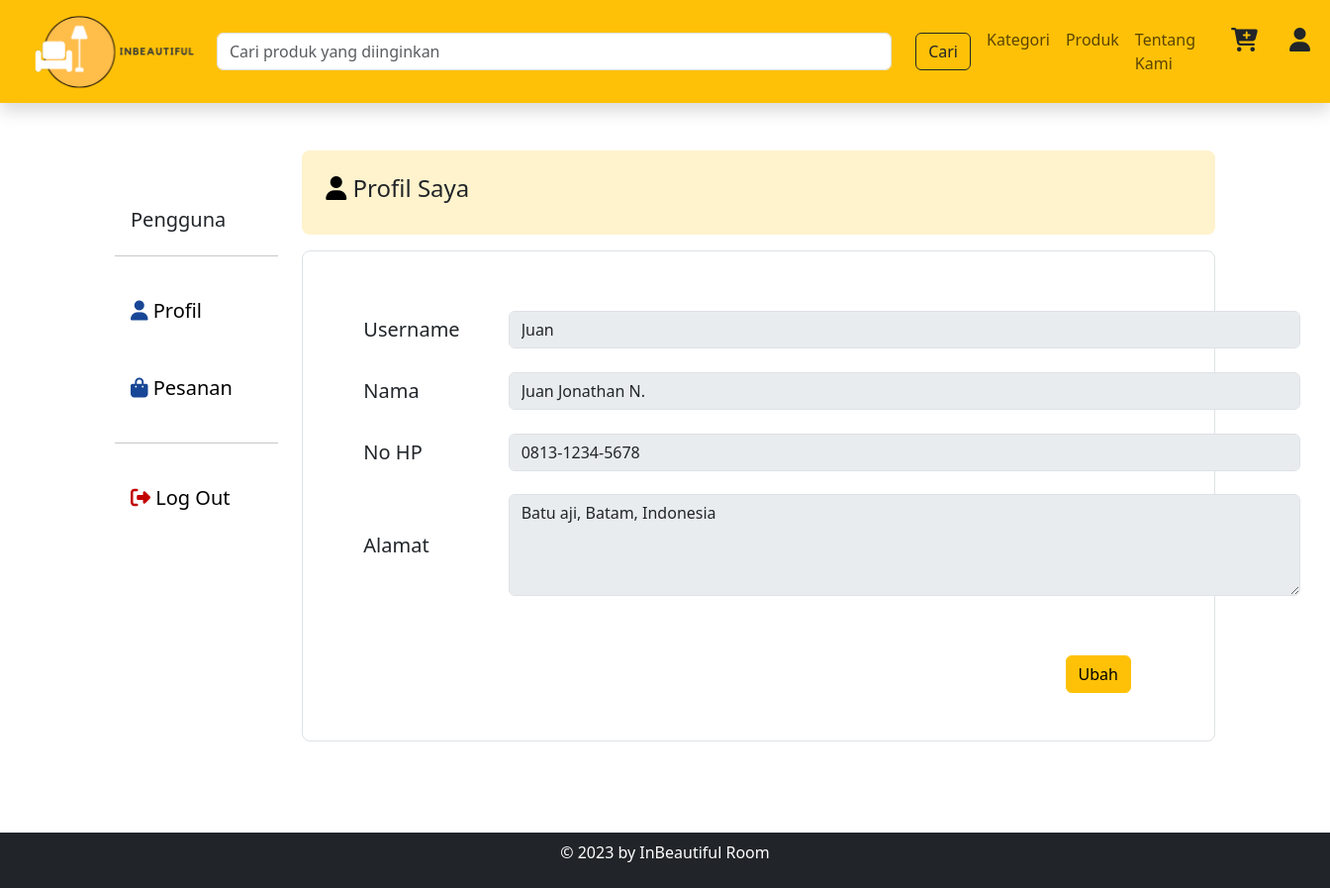
/pembeli/profil.php (signed in), run on the app's committed database.
### tables this page shows
CREATE TABLE `users` (
  `id` int(11) NOT NULL,
  `peran` enum('Penjual','Pembeli') NOT NULL,
  `nama` varchar(100) NOT NULL,
  `username` varchar(100) NOT NULL,
  `password` varchar(100) NOT NULL,
  `email` varchar(100) NOT NULL,
  `no_hp` varchar(100) NOT NULL,
  `alamat` varchar(9999) NOT NULL
);

### pembeli/profil.php (the view, shortened to what this page needs)
<?php
include("header_pembeli.php");
$sql = mysqli_query($koneksi, "SELECT * FROM users WHERE id=$id_pengguna");
$row = mysqli_fetch_array($sql);
?>
<link rel="stylesheet" href="../assets/css/style_profil.css?v=1">
<div class="row p-5 mx-auto col-md-12 mt-3">
    <div class="mx-auto col-md-2" id="menu">
        <div class="mt-5 py-5">
            <div class="row">
                <div class="col my-auto">
                    <h4 class="ms-3 fs-5">Pengguna</h4>
                </div>
            </div>
            <hr>
            <ul class="nav flex-column">
                <li class="nav-item py-3">
                    <a class="nav-link fs-5" href="profil.php">
                        <i class="fa-solid fa-user" style="color: #174696;"></i> Profil
                    </a>
                </li>
                <li class="nav-item py-3">
                    <a class="nav-link fs-5" href="pesanan.php">
                        <i class="fa-solid fa-bag-shopping" style="color: #174696;"></i> Pesanan
                    </a>
                </li>
                <hr>
                <li class="nav-item py-3">
                    <a class="nav-link fs-5 keluar" href="../index/keluar.php">
                        <i class="fa-solid fa-right-from-bracket" style="color: #c20000;"></i> Log Out
                    </a>
                </li>
            </ul>
        </div>
    </div>
    <div class="mx-auto col-md-10 box" id="profil">
        <div class="mt-5 mb-3 p-4 bg-warning-subtle rounded-3">
            <h4><i class="fa-solid fa-user " style="color: #000000;"></i> Profil Saya</h4>
        </div>
        <div class="row p-5 mx-auto border rounded-3">
            <div class="row">
                <div class="col">
                    <table>
                        <tr class="fs-5">
                            <td class="py-3">Username</td>
                            <td class="px-5">
                                <fieldset disabled="disabled">
                                    <input type="text" name="username" size="100" class="form-control"
                                        value="<?php echo $row['username'] ?>">
                                </fieldset>
                            </td>
                        </tr>
                        <tr class="fs-5">
                            <td class="py-3">Nama</td>
                            <td class="px-5">
                                <fieldset disabled="disabled">
                                    <input type="text" name="nama" size="100" class="form-control"
                                        value="<?php echo $row['nama'] ?>">
                                </fieldset>
                            </td>
                        </tr>
                        <tr class="fs-5">
                            <td class="py-3">No HP</td>
                            <td class="px-5">
                                <fieldset disabled="disabled">
                                    <input type="text" name="nama" size="100" class="form-control"
                                        value="<?php echo $row['no_hp'] ?>">
                                </fieldset>
                            </td>
                        </tr>
                        <tr class="fs-5">
                            <td class="py-5">Alamat</td>
                            <td class="px-5">
                                <fieldset disabled="disabled">
                                    <textarea class="form-control text-area" name="alamat"
                                        rows="5"><?php echo $row['alamat'] ?></textarea>
                                </fieldset>
                            </td>
                        </tr>
                    </table>
                    <div class="mt-5">
                        <a class=" float-end btn btn-small btn-warning" href="ubah_profil.php">
                            Ubah
                        </a>
                    </div>
                </div>
            </div>
        </div>
    </div>
</div>
<?php
include("footer_pembeli.php");
?>

### assets/css/style_profil.css (style rules this page uses)
body { min-height: 100vh; display: flex; flex-direction: column; font-size: normal; }
.fa-user { color: #212529; }
#profil { margin-top: 40px; }
#menu { margin-top: 50px; }
#menu ul li a { color: black; }
#menu ul li a:not(hover) { border-radius: 10px; }
.text-area { height: 103px; width: 800px; max-height: 140px; }
.box { height: 649px; }

### data on the page
users: username "Juan", nama "Juan Jonathan N.", nama "0813-1234-5678", alamat "Batu aji, Batam, Indonesia"
